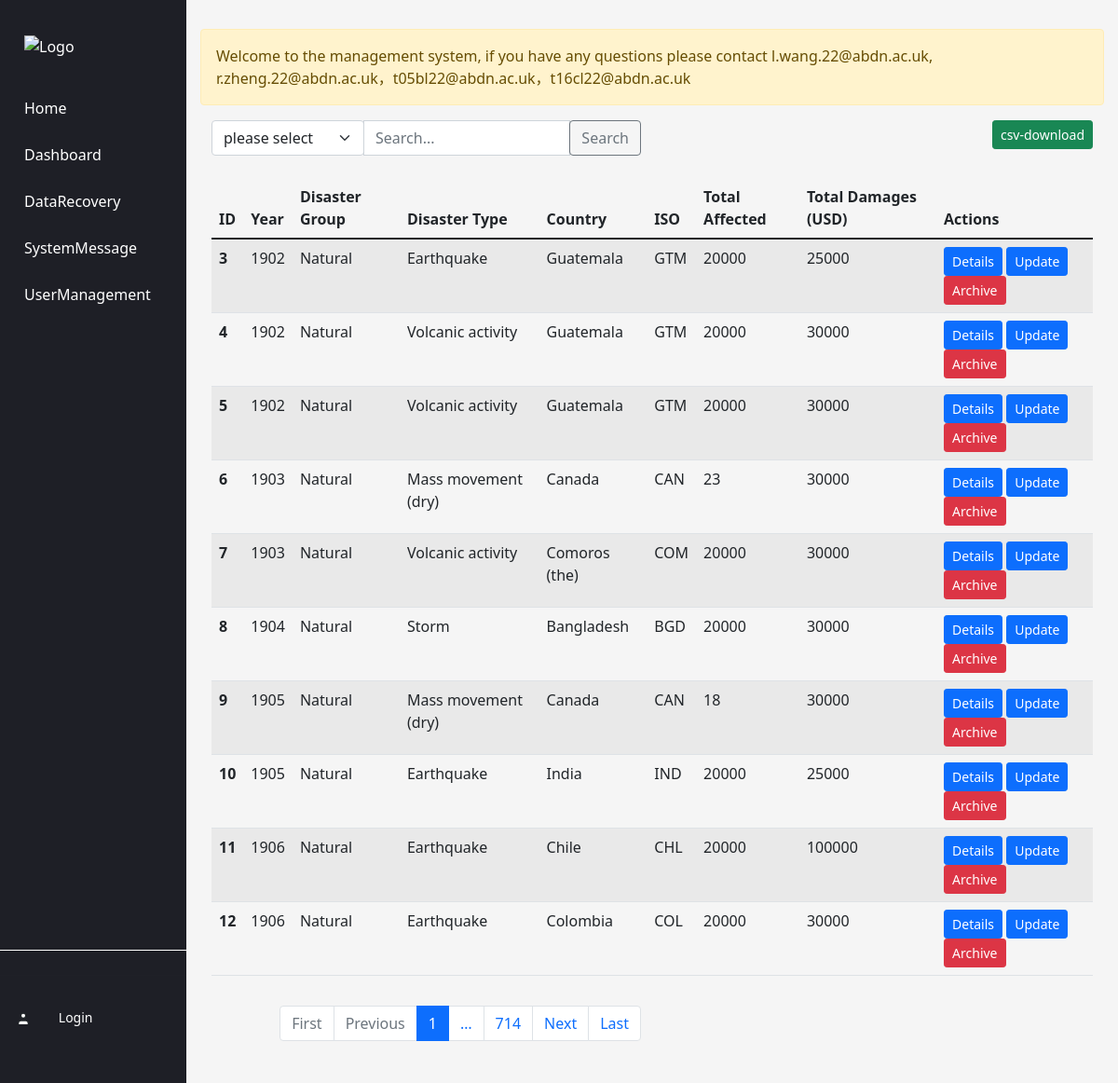
/, run on an earlier commit of the app's database.
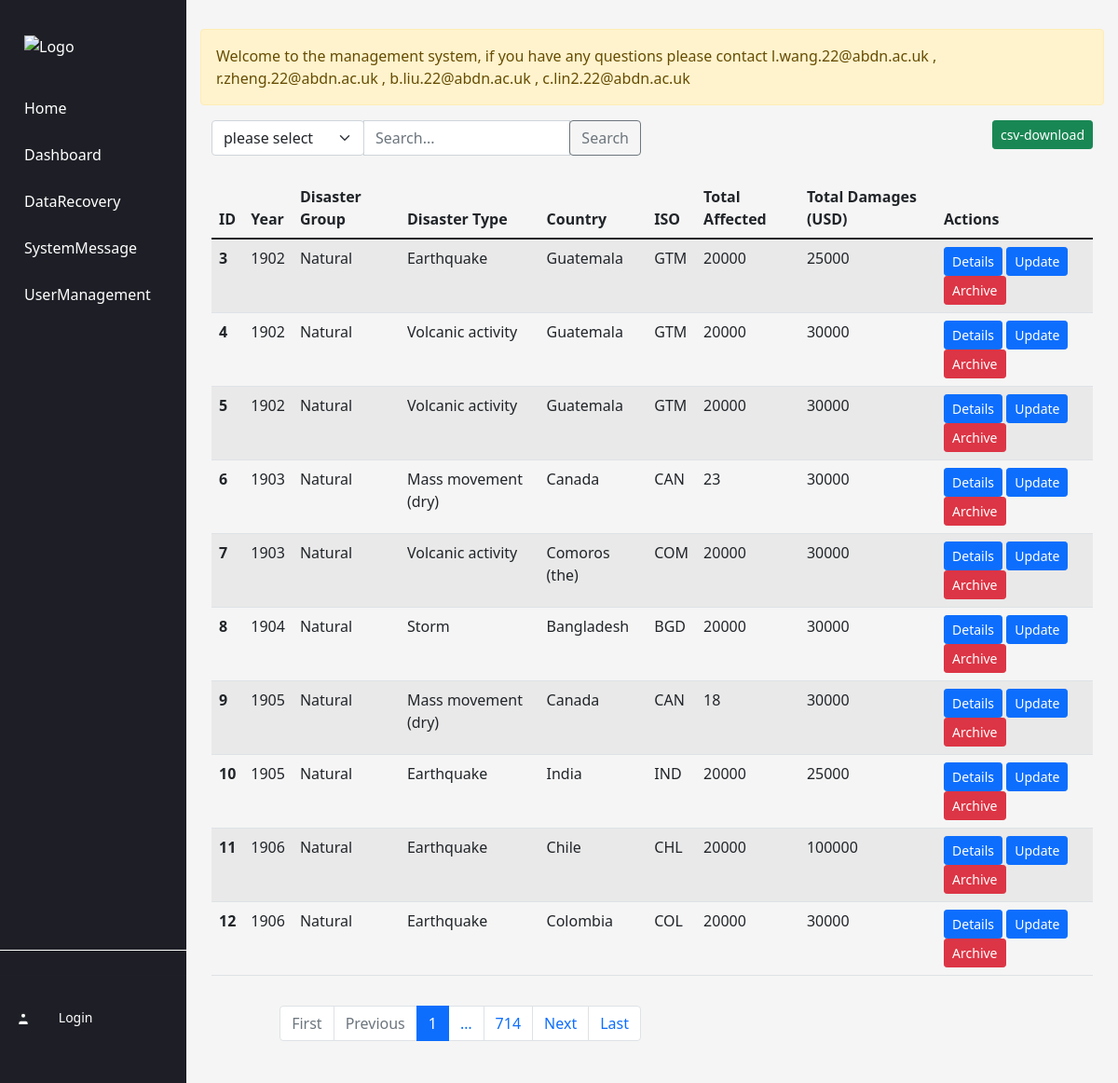
And on a later commit of the database.
### disaster_chat/models.py (models this page shows)
class Message(models.Model):
    id = models.AutoField(primary_key=True)
    message = models.TextField()
    class Meta:
        db_table = 'disaster_message'

### disaster_list/views.py (the view)
# urls.py: path('', views.index, name='index'),
def index(request):
    disasters_list = get_disasters()
    search_query = request.GET.get('search_query')
    search_field = request.GET.get('search_field', 'all')
    if search_query and search_field != 'all':
        disasters_list = disasters_list.filter(**{search_field: search_query})
    paginator = Paginator(disasters_list, 10)  # Show 10 items per page
    page = request.GET.get('page', 1)
    try:
        page = int(page)
        if page <= 0:
            page = 1
        disasters = paginator.page(page)
    except (PageNotAnInteger, EmptyPage):
        disasters = paginator.page(1)
    page_range = paginator.get_elided_page_range(page, on_each_side=0, on_ends=1)
    message_obj = get_message_obj()
    return render(request, 'disaster_list/index.html', {'disasters': disasters, 'search_query': search_query,
                                                         'search_field': search_field, 'page_range': page_range, 'message_obj':message_obj})

### disaster_list/views.py (called while the page is built)
def get_message_obj():
    message_obj = Message.objects.order_by('-id')
    return message_obj

def get_disasters():
    disasters = DisasterList.objects.filter(is_delete=0).order_by('Dis_ID')
    return disasters

### disaster_list/templates/disaster_list/index.html (shortened to what the changed rows need)
 {% include 'common/header.html' %} {% include 'common/nav.html' %}
<div class="main-content">
    <div class="alert alert-warning mt-3" role="alert">
        {{message_obj.0.message}}
    </div>
    <div class="container my-3">
        <div class="row">
        </div>
        <br>
        <div class="row">
            <div class="col">
                <table class="table table-striped">
                    <thead>
                        <tr>
                            <th scope="col">ID</th>
                            <th scope="col">Year</th>
                            <th scope="col">Disaster Group</th>
                            <th scope="col">Disaster Type</th>
                            <th scope="col">Country</th>
                            <th scope="col">ISO</th>
                            <th scope="col">Total Affected</th>
                            <th scope="col">Total Damages (USD)</th>
                            <th scope="col">Actions</th>
                        </tr>
                    </thead>
                    <tbody>
                        {% for disaster in disasters %}
                        <tr>
                            <th scope="row">{{ disaster.Dis_ID }}</th>
                        </tr>
                        {% endfor %}
                    </tbody>
                </table>
            </div>
        </div>
        <div class="row my-3">
        </div>
    </div>
</div>

What changed in the data, as far as the page shows it:
no longer on this page (row unchanged): Message: message "Welcome to the management system, if you have any questions please contact l.wang.22@abdn.ac.uk, r.zheng.22@abdn.ac.uk，t05bl22@abdn.ac.uk，t16cl22@abdn.ac.uk"
added Message: message "Welcome to the management system, if you have any questions please contact l.wang.22@abdn.ac.uk , r.zheng.22@abdn.ac.uk , b.liu.22@abdn.ac.uk , c.lin2.22@abdn.ac.uk"
